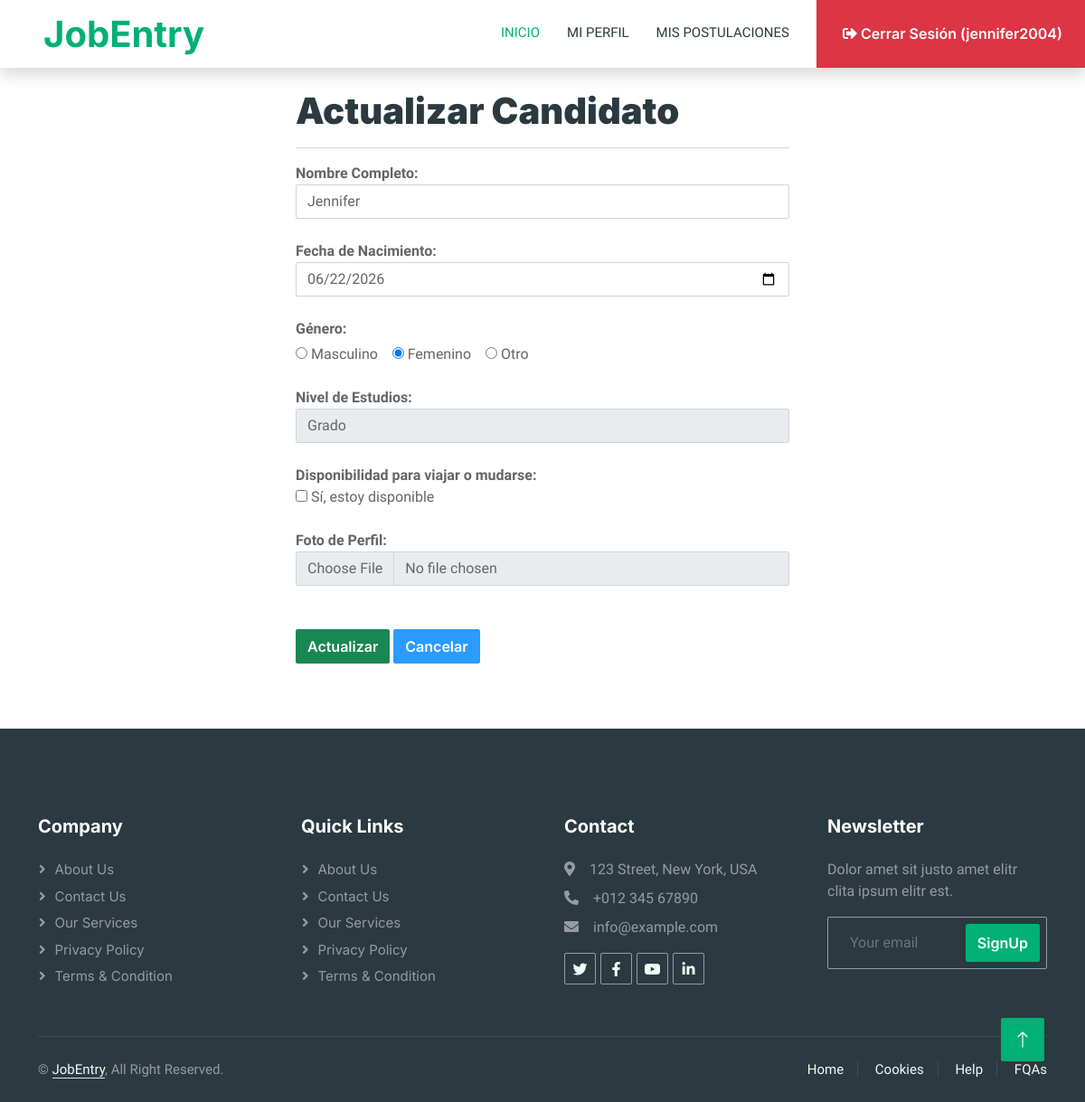
Screenshot of /editarCandidato/1/ (signed in) with the database file from the repository.
### empleo/models.py (models this page shows)
class Candidato(models.Model):
    GENERO_OPCIONES = [
        ('M', 'Masculino'),
        ('F', 'Femenino'),
        ('O', 'Otro'),
    ]
    NIVEL_ESTUDIOS_OPCIONES = [
        ('GRADO', 'Grado'),
        ('MASTER', 'Máster'),
        ('DOCTORADO', 'Doctorado'),
    ]
    usuario = models.OneToOneField(User, on_delete=models.CASCADE)
    foto = models.FileField(upload_to='empleo',null=True,blank=True)
    nombre_completo = models.CharField(max_length=150)
    fecha_nacimiento = models.DateField()
    genero = models.CharField(max_length=1, choices=GENERO_OPCIONES)
    nivel_estudios = models.CharField(max_length=10, choices=NIVEL_ESTUDIOS_OPCIONES)
    disponible_viajar = models.BooleanField(default=False)

### empleo/views.py (the view)
# urls.py: path('editarCandidato/<int:id>/', views.editarCandidato),
@login_required
def editarCandidato(request, id):
    candidato = Candidato.objects.get(id=id)
    return render(request, 'candidato_editar.html', {'candidato': candidato})

### empleo/templates/candidato_editar.html (shortened to what this page needs)
{% extends "./plantillaPrin.html" %}
{% block contenido %}
<div class="container">
<div class="row">
<div class="col-md-3"></div>
<div class="col-md-6">
<br>
<h1><b>Actualizar Candidato</b></h1>
<hr>
<form enctype="multipart/form-data" id="form_editar_candidato" action="/actualizarCandidato/{{ candidato.id }}/" method="post">
    <b>Nombre Completo:</b> <br>
    <input required minlength="3" maxlength="150" placeholder="Ingrese el nombre completo" class="form-control" type="text" name="nombre_completo" value="{{ candidato.nombre_completo }}">
    <br>
    <b>Fecha de Nacimiento:</b> <br>
    <input required class="form-control" type="date" name="fecha_nacimiento" value="{{ candidato.fecha_nacimiento|date:'Y-m-d' }}">
    <br>
    <b>Género:</b> <br>
    <div class="mt-1">
        <label>
            <input type="radio" name="genero" value="M" {% if candidato.genero == 'M' %}checked{% endif %}> Masculino
        </label>
        <label>
            <input type="radio" name="genero" value="F" {% if candidato.genero == 'F' %}checked{% endif %}> Femenino
        </label>
        <label>
            <input type="radio" name="genero" value="O" {% if candidato.genero == 'O' %}checked{% endif %}> Otro
        </label>
    </div>
    <br>
    <b>Nivel de Estudios:</b> <br>
    <select required class="form-control" name="nivel_estudios">
        <option value="GRADO" {% if candidato.nivel_estudios == 'GRADO' %}selected{% endif %}>Grado</option>
    </select>
    <br>
    <b>Disponibilidad para viajar o mudarse:</b> <br>
    <label>
        <input type="checkbox" name="disponible_viajar" {% if candidato.disponible_viajar %}checked{% endif %}> Sí, estoy disponible
    </label>
    <br><br>
    <b>Foto de Perfil:</b><br>
    <input type="file" name="foto" id="foto" class="form-control"
        {% if candidato.foto %}
        data-initial-preview="<img src='{{ candidato.foto.url }}' class='file-preview-image'>"
        data-initial-preview-config='[{"caption": "{{ candidato.foto.name|cut:"empleo/" }}", "showDelete": false}]'
        {% endif %}
    >
    <br>
    <br>
    <button class="btn btn-success" type="submit"> Actualizar</button>
    <a href="/listadoCandidatos/" class="btn btn-secondary"> Cancelar</a>
</form>
<br>
</div>
</div>
</div>
{% endblock %}

### empleo/templates/plantillaPrin.html (shortened to what this page needs)
{% load static %}
<!DOCTYPE html>
<html lang="en">
<head>
    <link href="https://cdnjs.cloudflare.com/ajax/libs/font-awesome/5.10.0/css/all.min.css" rel="stylesheet">
    <link href="https://cdn.jsdelivr.net/npm/bootstrap-icons@1.4.1/font/bootstrap-icons.css" rel="stylesheet">
    <link href="{% static 'lib/animate/animate.min.css' %}" rel="stylesheet">
    <link href="{% static 'lib/owlcarousel/assets/owl.carousel.min.css' %}" rel="stylesheet">
    <link href="{% static 'css/bootstrap.min.css' %}" rel="stylesheet">
    <link href="{% static 'css/style.css' %}" rel="stylesheet">
    <link rel="stylesheet" href="https://cdn.datatables.net/2.3.8/css/dataTables.dataTables.min.css">
    <link rel="stylesheet" href="https://cdnjs.cloudflare.com/ajax/libs/bootstrap-fileinput/5.5.4/css/fileinput.min.css">
</head>
<body>
    <div class="container-xxl bg-white p-0">
        <nav class="navbar navbar-expand-lg bg-white navbar-light shadow sticky-top p-0">
            <a href="/" class="navbar-brand d-flex align-items-center text-center py-0 px-4 px-lg-5">
                <h1 class="m-0 text-primary">JobEntry</h1>
            </a>
            <div class="collapse navbar-collapse" id="navbarCollapse">
                <div class="navbar-nav ms-auto p-4 p-lg-0">
                    <a href="/" class="nav-item nav-link active">Inicio</a>
                    {% if user.is_authenticated %}
                        {% if user.is_staff %}
                            <a href="/listadoCandidatos/" class="nav-item nav-link">Candidatos</a>
                            <a href="/listadoPostulaciones/" class="nav-item nav-link">Postulaciones</a>
                            <a href="/reporteVacantes/" class="nav-item nav-link">Reporte</a>
                        {% else %}
                            <a href="/listadoCandidatos/" class="nav-item nav-link">Mi Perfil</a>
                            <a href="/listadoPostulaciones/" class="nav-item nav-link">Mis Postulaciones</a>
                        {% endif %}
                        <a href="/cerrarSesion/" class="btn btn-danger rounded-0 py-4 px-lg-4 d-none d-lg-block">
                            <i class="fa fa-sign-out-alt ms-1"></i> Cerrar Sesión ({{ user.username }})
                        </a>
                    {% else %}
                        <a href="/login/" class="nav-item nav-link">Iniciar Sesión</a>
                        <a href="/nuevoCandidato/" class="btn btn-primary rounded-0 py-4 px-lg-5 d-none d-lg-block">
                            Registrarse <i class="fa fa-arrow-right ms-3"></i>
                        </a>
                    {% endif %}
                </div>
            </div>
        </nav>
        {% block contenido %}
        {% endblock %}
        <div class="container-fluid bg-dark text-white-50 footer pt-5 mt-5 wow fadeIn" data-wow-delay="0.1s">
            <div class="container py-5">
                <div class="row g-5">
                    <div class="col-lg-3 col-md-6">
                        <h5 class="text-white mb-4">Company</h5>
                        <a class="btn btn-link text-white-50" href="">About Us</a>
                        <a class="btn btn-link text-white-50" href="">Contact Us</a>
                        <a class="btn btn-link text-white-50" href="">Our Services</a>
                        <a class="btn btn-link text-white-50" href="">Privacy Policy</a>
                        <a class="btn btn-link text-white-50" href="">Terms & Condition</a>
                    </div>
                    <div class="col-lg-3 col-md-6">
                        <h5 class="text-white mb-4">Quick Links</h5>
                        <a class="btn btn-link text-white-50" href="">About Us</a>
                        <a class="btn btn-link text-white-50" href="">Contact Us</a>
                        <a class="btn btn-link text-white-50" href="">Our Services</a>
                        <a class="btn btn-link text-white-50" href="">Privacy Policy</a>
                        <a class="btn btn-link text-white-50" href="">Terms & Condition</a>
                    </div>
                    <div class="col-lg-3 col-md-6">
                        <h5 class="text-white mb-4">Contact</h5>
                        <p class="mb-2"><i class="fa fa-map-marker-alt me-3"></i>123 Street, New York, USA</p>
                        <p class="mb-2"><i class="fa fa-phone-alt me-3"></i>+012 345 67890</p>
                        <p class="mb-2"><i class="fa fa-envelope me-3"></i>info@example.com</p>
                        <div class="d-flex pt-2">
                            <a class="btn btn-outline-light btn-social" href=""><i class="fab fa-twitter"></i></a>
                            <a class="btn btn-outline-light btn-social" href=""><i class="fab fa-facebook-f"></i></a>
                            <a class="btn btn-outline-light btn-social" href=""><i class="fab fa-youtube"></i></a>
                            <a class="btn btn-outline-light btn-social" href=""><i class="fab fa-linkedin-in"></i></a>
                        </div>
                    </div>
                    <div class="col-lg-3 col-md-6">
                        <h5 class="text-white mb-4">Newsletter</h5>
                        <p>Dolor amet sit justo amet elitr clita ipsum elitr est.</p>
                        <div class="position-relative mx-auto" style="max-width: 400px;">
                            <input class="form-control bg-transparent w-100 py-3 ps-4 pe-5" type="text" placeholder="Your email">
                            <button type="button" class="btn btn-primary py-2 position-absolute top-0 end-0 mt-2 me-2">SignUp</button>
                        </div>
                    </div>
                </div>
            </div>
            <div class="container">
                <div class="copyright">
                    <div class="row">
                        <div class="col-md-6 text-center text-md-start mb-3 mb-md-0">
                            &copy; <a class="border-bottom" href="#">JobEntry</a>, All Right Reserved.
                        </div>
                        <div class="col-md-6 text-center text-md-end">
                            <div class="footer-menu">
                                <a href="">Home</a>
                                <a href="">Cookies</a>
                                <a href="">Help</a>
                                <a href="">FQAs</a>
                            </div>
                        </div>
                    </div>
                </div>
            </div>
        </div>
        <a href="#" class="btn btn-lg btn-primary btn-lg-square back-to-top"><i class="bi bi-arrow-up"></i></a>
    </div>
</body>
</html>

### portalEmpleosJJ/static/css/style.css (style rules this page uses)
:root { --primary: #00B074; --secondary: #2B9BFF; --light: #EFFDF5; --dark: #2B3940; }
.back-to-top { position: fixed; display: none; right: 45px; bottom: 45px; z-index: 99; }
.btn { font-family: 'Inter', sans-serif; font-weight: 600; transition: .5s; }
.btn.btn-primary, .btn.btn-secondary { color: #FFFFFF; }
.btn-lg-square { width: 48px; height: 48px; }
.btn-square, .btn-sm-square, .btn-lg-square { padding: 0; display: flex; align-items: center; justify-content: center; font-weight: normal; border-radius: 2px; }
.navbar-dark .navbar-nav .nav-link, .navbar-light .navbar-nav .nav-link { margin-right: 30px; padding: 25px 0; color: #FFFFFF; font-size: 15px; text-transform: uppercase; outline: none; }
.navbar-dark .navbar-nav .nav-link:hover, .navbar-dark .navbar-nav .nav-link.active, .navbar-light .navbar-nav .nav-link:hover, .navbar-light .navbar-nav .nav-link.active { color: var(--primary); }
.navbar-light .navbar-brand, .navbar-light a.btn { height: 75px; }
.navbar-light .navbar-nav .nav-link { color: var(--dark); font-weight: 500; }
.navbar-light.sticky-top { top: -100px; transition: .5s; }
.footer .btn.btn-social { margin-right: 5px; width: 35px; height: 35px; display: flex; align-items: center; justify-content: center; color: var(--light); border: 1px solid rgba(255,255,255,0.5); border-radius: 2px; transition: .3s; }
.footer .btn.btn-link { display: block; margin-bottom: 5px; padding: 0; text-align: left; font-size: 15px; font-weight: normal; text-transform: capitalize; transition: .3s; }
.footer .btn.btn-link::before { position: relative; content: "\f105"; font-family: "Font Awesome 5 Free"; font-weight: 900; margin-right: 10px; }
.footer .form-control { border-color: rgba(255,255,255,0.5); }
.footer .copyright { padding: 25px 0; font-size: 15px; border-top: 1px solid rgba(256, 256, 256, .1); }
.footer .copyright a { color: var(--light); }
.footer .footer-menu a { margin-right: 15px; padding-right: 15px; border-right: 1px solid rgba(255, 255, 255, .1); }
.footer .footer-menu a:last-child { margin-right: 0; padding-right: 0; border-right: none; }

### rows the page displays
Candidato: nombre_completo "Jennifer", fecha_nacimiento "06/22/2026", genero "☐ Masculino", genero "☑ Femenino", genero "☐ Otro", nivel_estudios "Grado"

### other values shown
{{ user.username }} "jennifer2004"
